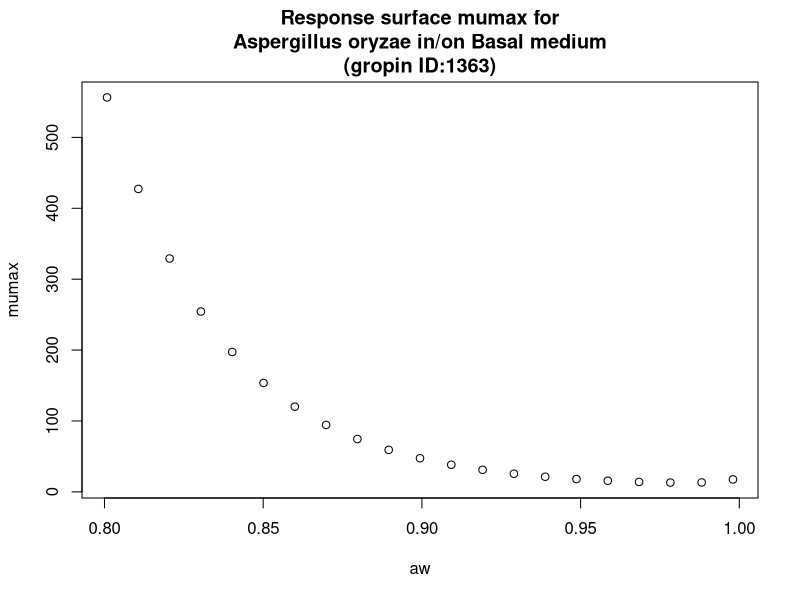

Recreate this plot in R.
#############################
# start of Parameter script
#############################
aw <- seq(0.8008,0.998001998001998,length.out=21)
#############################
# end of Parameter script
#############################
############################# 
# start of Model script Gropin ID 1363 
#############################
 
# constant coefficients for this model
 
variables <- data.frame(aw)
argumentsPar <- expand.grid(variables)
 
# heart of the model
response_surface <- function(aw) {
   mumax <-exp(3.247-10.25*sqrt(1-aw)+38.40*(sqrt(1-aw))^2)

return(mumax=mumax)
} 

# output parameters
responseSurface <- cbind(argumentsPar,response_surface(argumentsPar['aw']))
colnames(responseSurface) <- c(colnames(argumentsPar),'mumax')
#############################
# End of Model script
#############################
############################# 
# start of Visualisation script Gropin ID 1363 
#############################
plot(aw,responseSurface$'mumax',xlab='aw',
                          ylab='mumax',main='Response surface mumax for
Aspergillus oryzae in/on Basal medium
(gropin ID:1363)')
#############################
# End of Visualisation script
#############################
